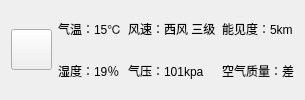
      <widget class="QWidget" name="tab_3">
       <attribute name="title">
        <string>15时</string>
       </attribute>
       <layout class="QGridLayout" name="gridLayout_63">
        <item row="0" column="0">
         <layout class="QGridLayout" name="gridLayout_16">
          <item row="0" column="0" rowspan="2">
           <widget class="QPushButton" name="pushButton_20">
            <property name="minimumSize">
             <size>
              <width>41</width>
              <height>41</height>
             </size>
            </property>
            <property name="maximumSize">
             <size>
              <width>41</width>
              <height>41</height>
             </size>
            </property>
            <property name="styleSheet">
             <string notr="true">border-image: url(:/天气符号/素材/中雪.png);</string>
            </property>
            <property name="text">
             <string/>
            </property>
           </widget>
          </item>
          <item row="0" column="1">
           <widget class="QLabel" name="label_79">
            <property name="text">
             <string>气温：15℃</string>
            </property>
           </widget>
          </item>
          <item row="0" column="2">
           <widget class="QLabel" name="label_80">
            <property name="text">
             <string>风速：西风 三级</string>
            </property>
           </widget>
          </item>
          <item row="0" column="3">
           <widget class="QLabel" name="label_81">
            <property name="text">
             <string>能见度：5km</string>
            </property>
           </widget>
          </item>
          <item row="1" column="1">
           <widget class="QLabel" name="label_82">
            <property name="text">
             <string>湿度：19％</string>
            </property>
           </widget>
          </item>
          <item row="1" column="2">
           <widget class="QLabel" name="label_83">
            <property name="text">
             <string>气压：101kpa</string>
            </property>
           </widget>
          </item>
          <item row="1" column="3">
           <widget class="QLabel" name="label_84">
            <property name="text">
             <string>空气质量：差</string>
            </property>
           </widget>
          </item>
         </layout>
        </item>
       </layout>
      </widget>
